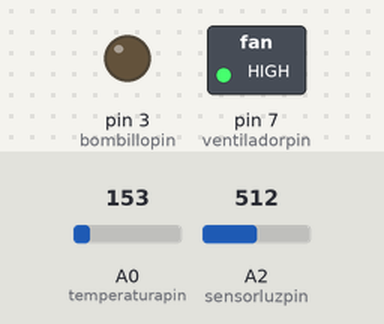
Bench run of a program on a simulated Arduino Uno, built with avr-gcc and run on an emulated ATmega328P. Shown: switched loads named in the program (green lamp = pin HIGH), output pins drawn as LEDs (lit = HIGH). The inputs (shaded band) are chosen by the test bench; at power-on: A0 (temperaturapin) = 153, A2 (sensorluzpin) = 512. What the program prints to the serial monitor is not drawn.

Above: at 4.8 s.
4.9 s: A0 (temperaturapin) set to 134
At 8.8 s:
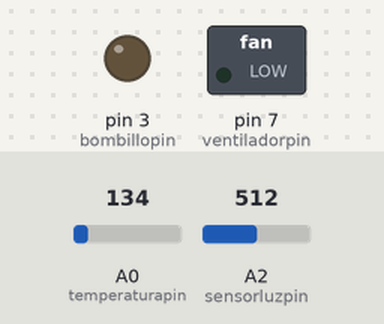
9.9 s: A2 (sensorluzpin) set to 487
At 12.1 s:
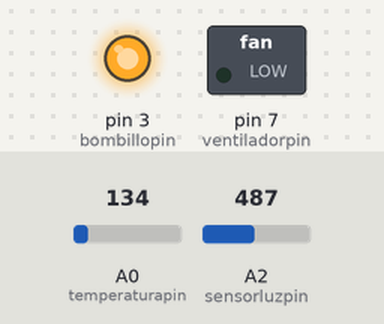
14.9 s: A0 (temperaturapin) set to 165
At 17.5 s:
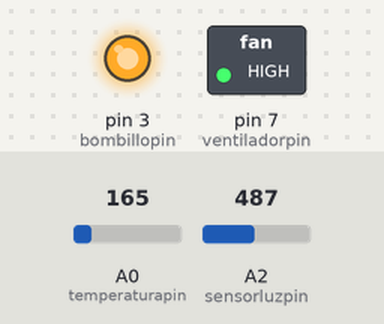
19.9 s: A0 (temperaturapin) set to 133
At 21.9 s:
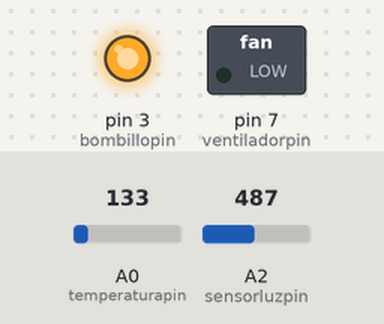
24.9 s: A0 (temperaturapin) set to 175
At 27.7 s:
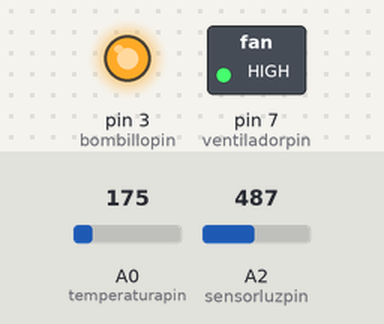
Timing chart, 0 to 29.2 s (numbered marks = the images above; inputs shaded):
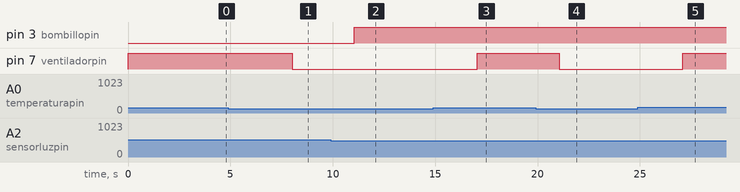

Measured:
- the behaviour switches between 148 and 147 on A0 (temperaturapin) (found by bisection; images 0 and 1)
- the behaviour switches between 500 and 499 on A2 (sensorluzpin) (found by bisection; images 1 and 2)
- after the input at 4.9 s, pin 7 (ventiladorpin): HIGH → LOW after 3.1 s
- after the input at 9.9 s, pin 3 (bombillopin): LOW → HIGH after 1.1 s
- after the input at 14.9 s, pin 7 (ventiladorpin): LOW → HIGH after 2.2 s
- after the input at 19.9 s, pin 7 (ventiladorpin): HIGH → LOW after 1.2 s
- after the input at 24.9 s, pin 7 (ventiladorpin): LOW → HIGH after 2.2 s

The program:

main.cpp
```cpp
//Este skecht se ha desarrollado para activar el bombillo a partir del umbral
//también el ventilador cuando la temperatura suba por encima de cierto umbral
#include "Arduino.h"
#include <ChainableLED.h>

#define NUM_LEDS  1                   //numero de led a ser conectados

ChainableLED leds(7,8, NUM_LEDS);  //Inicializa el actuador GRove RGB leds y los conecta a D7 y D8

const int sensorluzpin = A2;    //Fotocelda Grove
const int bombillopin = 3;      //Simulado con un led 13 en Arduino
const int ventiladorpin = 7;    //Relay del ventilador
const int temperaturapin = A0;  //Temperatura Grove

//Variables Globales
int umbralLuz = 500;            //Es el umbral en el cual se enciende el bombillo
int umbralTemperatura = 22;     //Es el umbral en el cual se enciende el ventilador
float luminosidad;              //Toma el valor en voltaje
float temperatura;              //Toma el valor en grados
boolean estadoventilador=false; //false = apagado
boolean estadobombillo = false; //false = apagado

//Métodos para encapsular las funcionalidades
void LeerSensores(void)
{
   //leer el sensor de luz
   luminosidad = analogRead(sensorluzpin);

    //recibe la temperatura para el sensor LM35
   //temperatura = analogRead(temperaturapin);
   //temperatura = (5.0 * temperatura * 100.0)/1024.0;

   //recibe la temperatura para el TMP36
   temperatura = (analogRead(temperaturapin) * .004882814);
   temperatura = (temperatura - .5) * 100;

   //Lee estado de sensor de Temperatura para GROVE temp
   //int B=3975; //Valor del termistor
   //temperatura = analogRead(temperaturapin); //Obtencion del valor leido
   //float resistance=(float)(1023-temperatura)*10000/temperatura; //Obtencion del valor de la resistencia
   //temperatura=1/(log(resistance/10000)/B+1/298.15)-273.15; //Calculo de la temperatura
}

void ImprimirValoresSensores(void)
{
 //Imprimir los valores sensados
  Serial.println("========================================");

 //Temeratura
 Serial.print("Temperatura: ");
 Serial.print(temperatura);
 Serial.print(" ");
 Serial.println(" ℃ ");

 //Luminosidad
 Serial.print("Luminosidad: ");
 Serial.print(luminosidad);
 Serial.print(" ");
 Serial.println(" V. ");

 //Estado del Bombillo
 if (estadobombillo == false)
    Serial.println("Bombillo Apagado");
 else
    Serial.println("Bombillo Encendido");

 //Estado del Ventilador
 if (estadoventilador == false)
    Serial.println("Ventilador Apagado");
 else
    Serial.println("Ventilador Encendido");
}

boolean UmbraldeTemperatura(float umbral)
{
  if(temperatura > umbral){
    digitalWrite(ventiladorpin, HIGH);
    delay(1000);
    return true;
  }
  else{
    digitalWrite(ventiladorpin, LOW);
    delay(10);
    return false;
  }
}

boolean UmbraldeLuz(float umbral)
{
  //Envia una señal que activa o desactiva el relay
  if(luminosidad < umbral){
    digitalWrite(bombillopin, HIGH);
    //leds.setColorRGB(0, 255, 0, 0); //coloca el color rojo
    delay(1000);
    return true;
  }
  else{
    digitalWrite(bombillopin, LOW);
    //leds.setColorRGB(0, 0, 255, 0); //coloca el color verde
    delay(1000);
    return false;
  }
}

//metodo cliente para controlar los eventos R1 y R2
void setup()
{
  //Abrir el puerto de lectura en el PC para mensajes
  Serial.begin(115200);

  //Establecer los modos de los puertos
  pinMode(sensorluzpin, INPUT);
  pinMode(bombillopin, OUTPUT);
  pinMode(ventiladorpin, OUTPUT);
  pinMode(temperaturapin, INPUT);

}


//metodo repetitivo
void loop()
{
  LeerSensores();


  //Verificar los umbrales
  estadoventilador = UmbraldeTemperatura(umbralTemperatura);
  estadobombillo = UmbraldeLuz(umbralLuz);

  ImprimirValoresSensores();

//espera en milisegundos para volver a tomar la temperatura
  delay(2000);
}
```
